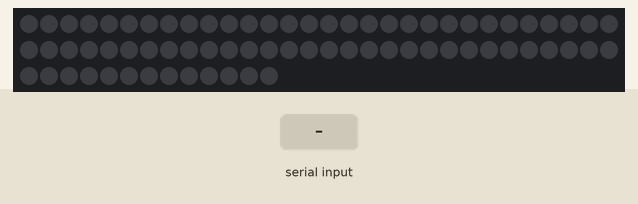
Bench run of a sketch on a simulated Arduino Uno, built with avr-gcc and run on an emulated ATmega328P. Parts: 73 RGB LEDs in strip order, left to right, continuing on the next row. The test bench sets the inputs (shaded band). Colours are those a GRB WS2812 strip shows for the declared byte order; random numbers use the default seed unless the sketch sets one.

Above: at 1.2 s.
1.3 s: "backward\n" received over Serial
At 1.78 s:
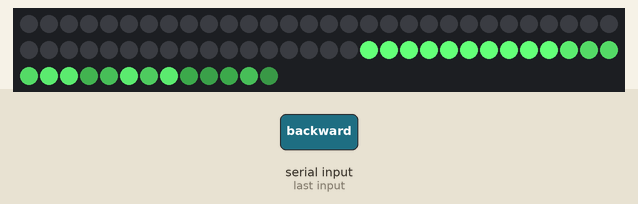
At 2.4 s:
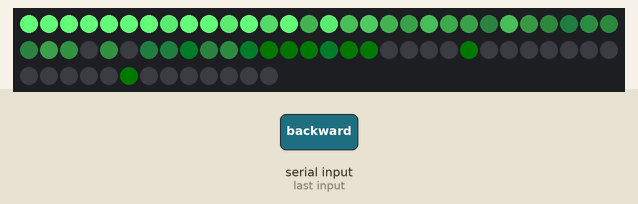
4.3 s: "forward\n" received over Serial
At 4.78 s:
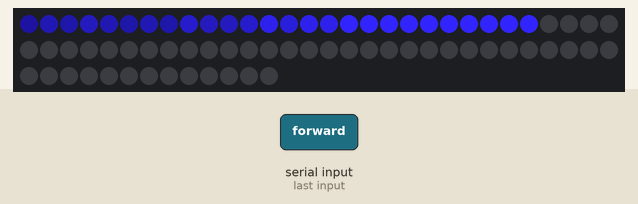
Timing chart, 0 to 7.3 s (numbered marks = the images above; inputs shaded):
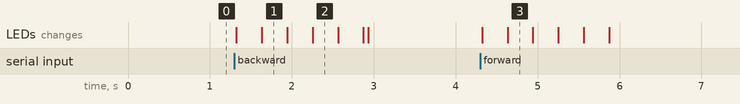

The sketch:

test-led-strip.ino
```cpp
#include "FastLED.h"
#define NUM_LEDS 73
CRGB leds[NUM_LEDS];
#define PIN 7

char dataString[50] = {0};
int a =0;

void setup()
{
  Serial.begin(9600);              //Starting serial communication
  FastLED.addLeds<WS2813, PIN, RGB>(leds, NUM_LEDS).setCorrection( TypicalLEDStrip );
}

void loop() {
//  meteorRain(0x24,0x32,0xff, 10, 64, true, 2, true);
//  meteorRain(0xFF,0x63,0x78, 10, 64, true, 2, false);
  if (Serial.available() > 0) {
    String data = Serial.readStringUntil('\n');
    if (data == "forward")
      meteorRain(0x24,0x32,0xff, 10, 64, true, 2, true);
    else if (data == "backward")
      meteorRain(0xFF, 0x63, 0x78, 10, 64, true, 2, false);
  }
}

void showStrip() {
   FastLED.show();
}

void setPixel(int Pixel, byte red, byte green, byte blue) {
   leds[Pixel].r = red;
   leds[Pixel].g = green;
   leds[Pixel].b = blue;
}

void setAll(byte red, byte green, byte blue) {
  for(int i = 0; i < NUM_LEDS; i++ ) {
    setPixel(i, red, green, blue);
  }
  showStrip();
}

void meteorRain(byte red, byte green, byte blue, byte meteorSize, byte meteorTrailDecay, boolean meteorRandomDecay, int SpeedDelay, boolean forward) {
  setAll(0,0,0);

  if (forward)
  {
    for(int i = 0; i < NUM_LEDS+NUM_LEDS; i++) {


      // fade brightness all LEDs one step
      for(int j=0; j<NUM_LEDS; j++) {
        if( (!meteorRandomDecay) || (random(10)>5) ) {
          fadeToBlack(j, meteorTrailDecay );
        }
      }

      // draw meteor
      for(int j = 0; j < meteorSize; j++) {
        if( ( i-j <NUM_LEDS) && (i-j>=0) ) {
          setPixel(i-j, red, green, blue);
        }
      }

      showStrip();
      delay(SpeedDelay);
    }
  }
  else
  {
    for(int i = NUM_LEDS-1; i > -NUM_LEDS; i--) {


      // fade brightness all LEDs one step
      for(int j=0; j<NUM_LEDS; j++) {
        if( (!meteorRandomDecay) || (random(10)>5) ) {
          fadeToBlack(j, meteorTrailDecay );
        }
      }

      // draw meteor
      for(int j = 0; j < meteorSize; j++) {
        if( ( i+j < NUM_LEDS) && (i+j>=0) ) {
          setPixel(i+j, red, green, blue);
        }
      }

      showStrip();
      delay(SpeedDelay);
    }
  }
}

void fadeToBlack(int ledNo, byte fadeValue) {
   leds[ledNo].fadeToBlackBy( fadeValue );
}
```

Measured:
- after the input at 1.3 s, the LEDs: first change at once (image 1 shows a later state)
- after the input at 4.3 s, the LEDs: first change at once (image 3 shows a later state)
